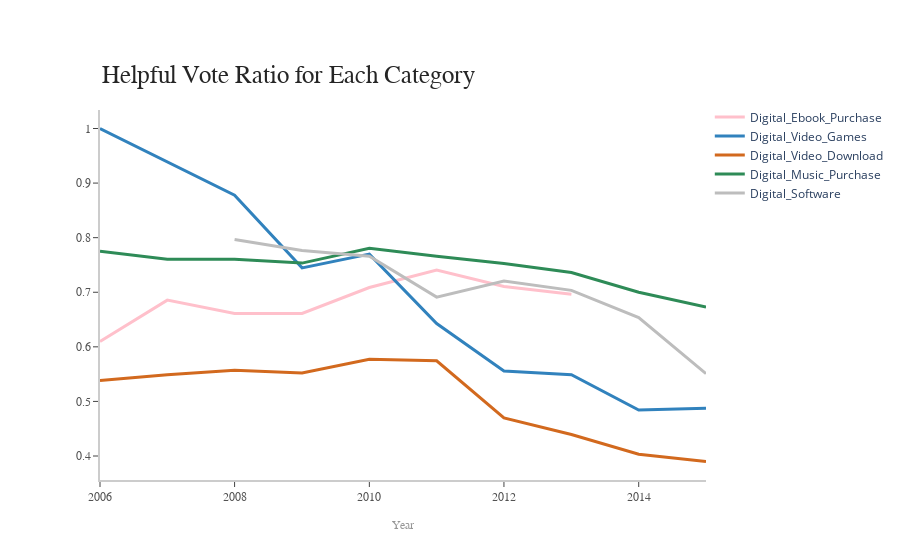

Notebook cell for this chart:
### Code cell
%%local 
helpvote_tab = helpvote_tab[helpvote_tab['_2']>='2006']
helpvote_tab = helpvote_tab.sort_values('_2')
helpvote_tab['_2'] = pd.to_datetime(helpvote_tab['_2'])
ts_cat_plot(helpvote_tab, 'Helpful Vote Ratio for Each Category')

### Figure 1 — Plotly figure (JSON) as saved in the notebook; plotly's stock layout.template omitted (floating-point values rounded to 4 significant figures)
{"data": [{"line": {"color": "rgb(255,192,203)", "width": 3}, "mode": "lines", "name": "Digital_Ebook_Purchase", "type": "scatter", "x": ["2006-01-01T00:00:00+00:00", "2007-01-01T00:00:00+00:00", "2008-01-01T00:00:00+00:00", "2009-01-01T00:00:00+00:00", "2010-01-01T00:00:00+00:00", "2011-01-01T00:00:00+00:00", "2012-01-01T00:00:00+00:00", "2013-01-01T00:00:00+00:00"], "y": [0.6098, 0.6856, 0.6609, 0.6611, 0.7086, 0.7407, 0.7106, 0.6965]}, {"line": {"color": "rgb(49,130,189)", "width": 3}, "mode": "lines", "name": "Digital_Video_Games", "type": "scatter", "x": ["2006-01-01T00:00:00+00:00", "2008-01-01T00:00:00+00:00", "2009-01-01T00:00:00+00:00", "2010-01-01T00:00:00+00:00", "2011-01-01T00:00:00+00:00", "2012-01-01T00:00:00+00:00", "2013-01-01T00:00:00+00:00", "2014-01-01T00:00:00+00:00", "2015-01-01T00:00:00+00:00"], "y": [1, 0.8777, 0.7447, 0.7698, 0.6427, 0.5558, 0.549, 0.4843, 0.4874]}, {"line": {"color": "rgb(210,105,30)", "width": 3}, "mode": "lines", "name": "Digital_Video_Download", "type": "scatter", "x": ["2006-01-01T00:00:00+00:00", "2007-01-01T00:00:00+00:00", "2008-01-01T00:00:00+00:00", "2009-01-01T00:00:00+00:00", "2010-01-01T00:00:00+00:00", "2011-01-01T00:00:00+00:00", "2012-01-01T00:00:00+00:00", "2013-01-01T00:00:00+00:00", "2014-01-01T00:00:00+00:00", "2015-01-01T00:00:00+00:00"], "y": [0.5381, 0.5491, 0.557, 0.5522, 0.5771, 0.5745, 0.4699, 0.4393, 0.4033, 0.3899]}, {"line": {"color": "rgb(46,139,87)", "width": 3}, "mode": "lines", "name": "Digital_Music_Purchase", "type": "scatter", "x": ["2006-01-01T00:00:00+00:00", "2007-01-01T00:00:00+00:00", "2008-01-01T00:00:00+00:00", "2009-01-01T00:00:00+00:00", "2010-01-01T00:00:00+00:00", "2011-01-01T00:00:00+00:00", "2012-01-01T00:00:00+00:00", "2013-01-01T00:00:00+00:00", "2014-01-01T00:00:00+00:00", "2015-01-01T00:00:00+00:00"], "y": [0.775, 0.7605, 0.7603, 0.7534, 0.7806, 0.7659, 0.7526, 0.7362, 0.7, 0.6727]}, {"line": {"color": "rgb(189,189,189)", "width": 3}, "mode": "lines", "name": "Digital_Software", "type": "scatter", "x": ["2008-01-01T00:00:00+00:00", "2009-01-01T00:00:00+00:00", "2010-01-01T00:00:00+00:00", "2011-01-01T00:00:00+00:00", "2012-01-01T00:00:00+00:00", "2013-01-01T00:00:00+00:00", "2014-01-01T00:00:00+00:00", "2015-01-01T00:00:00+00:00"], "y": [0.7967, 0.7764, 0.7659, 0.6911, 0.7207, 0.7034, 0.6537, 0.5508]}], "layout": {"annotations": [{"font": {"color": "rgb(37,37,37)", "family": "Arial", "size": 25}, "showarrow": false, "text": "Helpful Vote Ratio for Each Category", "x": 0, "xanchor": "left", "xref": "paper", "y": 1.05, "yanchor": "bottom", "yref": "paper"}, {"font": {"color": "rgb(150,150,150)", "family": "Arial", "size": 12}, "showarrow": false, "text": "Year", "x": 0.5, "xanchor": "center", "xref": "paper", "y": -0.1, "yanchor": "top", "yref": "paper"}], "autosize": false, "legend": {"orientation": "v", "x": 1.3, "xanchor": "right", "y": 1.02, "yanchor": "top"}, "margin": {"autoexpand": true, "l": 100, "r": 20, "t": 110}, "plot_bgcolor": "white", "showlegend": true, "xaxis": {"linecolor": "rgb(204, 204, 204)", "linewidth": 2, "showgrid": false, "showline": true, "showticklabels": true, "tickfont": {"color": "rgb(82, 82, 82)", "family": "Arial", "size": 12}, "ticks": "outside"}, "yaxis": {"linecolor": "rgb(204, 204, 204)", "linewidth": 2, "showgrid": false, "showline": true, "showticklabels": true, "tickfont": {"color": "rgb(82, 82, 82)", "family": "Arial", "size": 12}, "ticks": "outside"}}}
